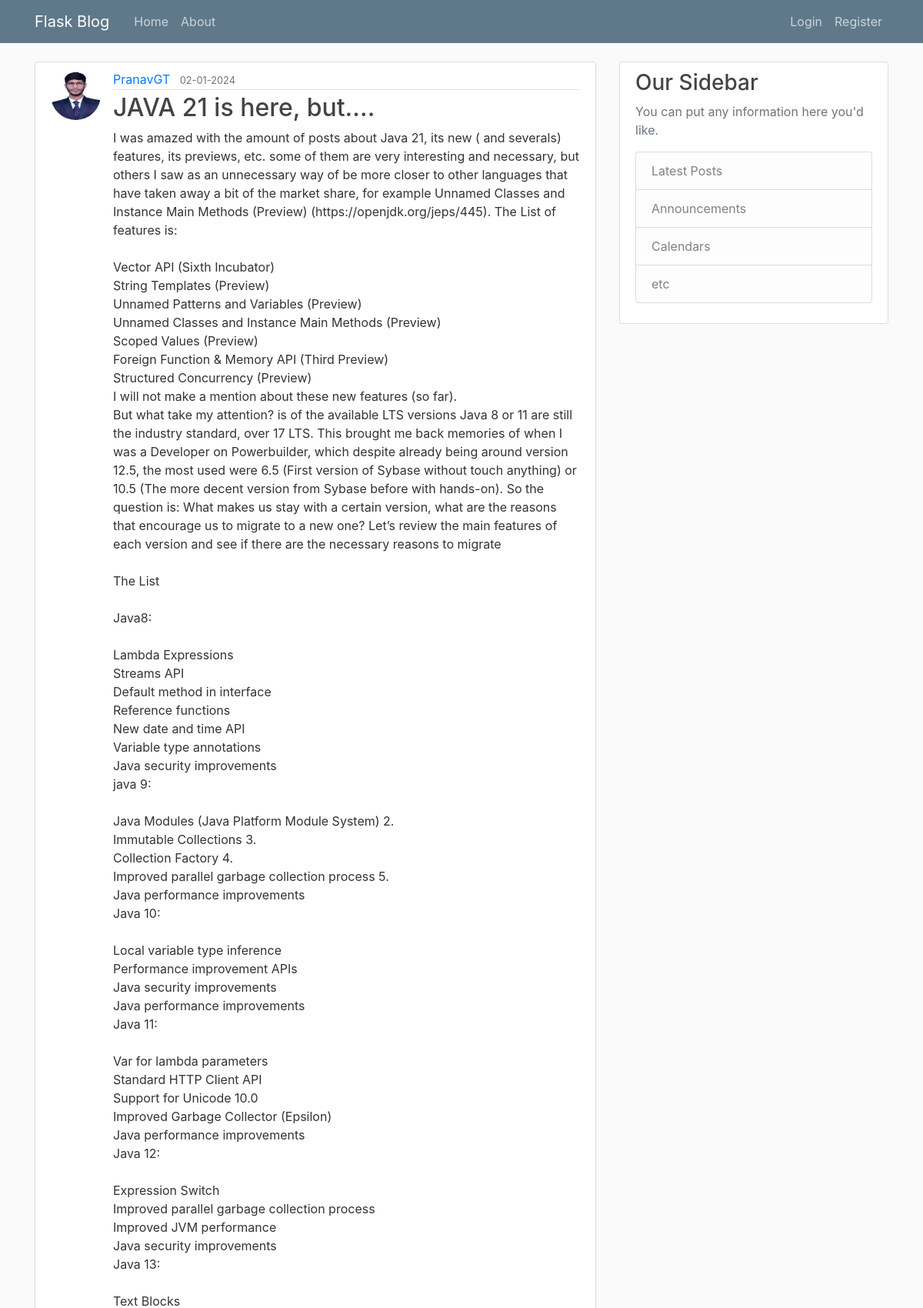
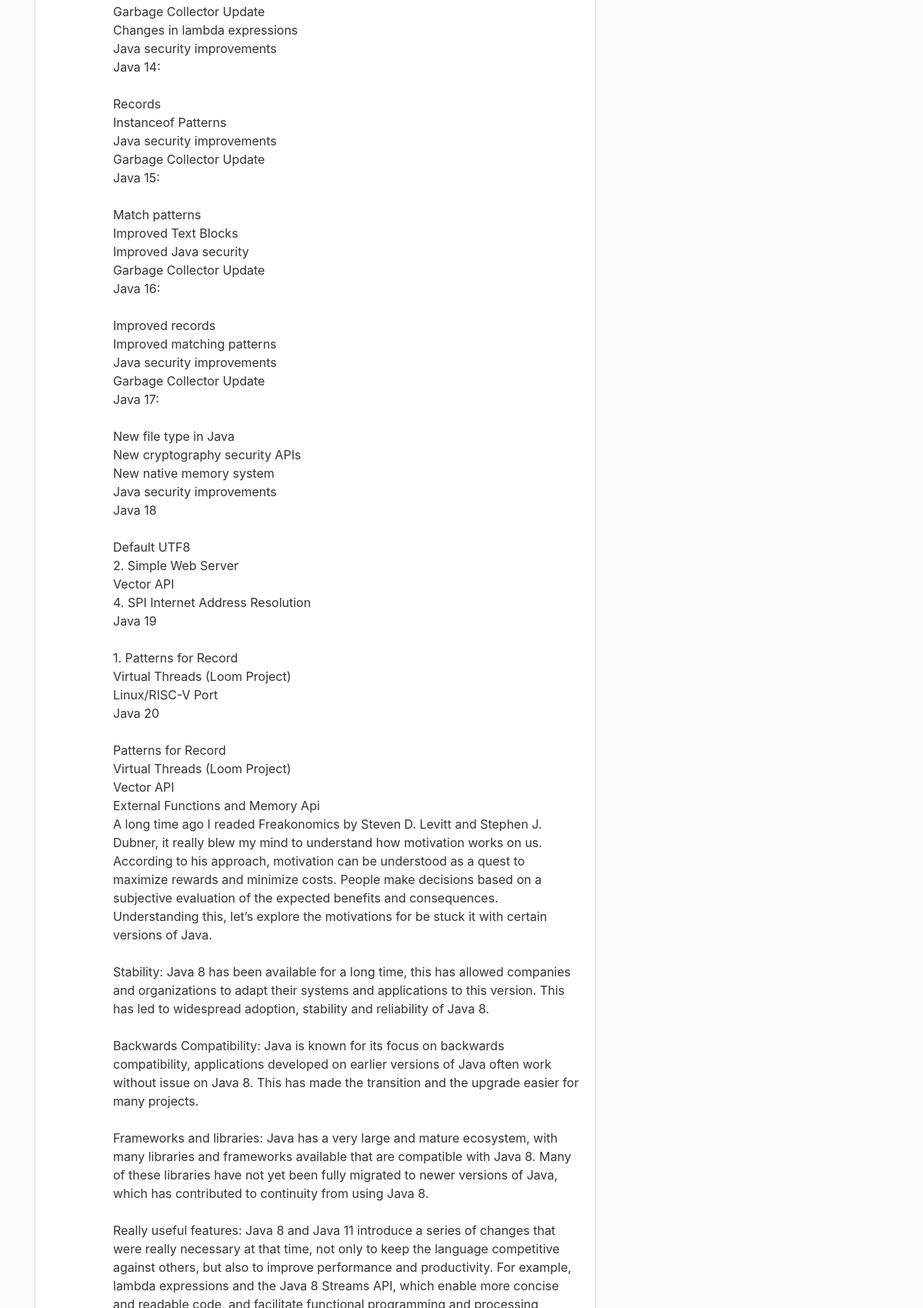
Page /post/7 (upper part) on the committed database (2 pictures, top to bottom).
### flaskblog/models.py (models this page shows, shortened)
class User(db.Model, UserMixin):
    id = db.Column(db.Integer, primary_key = True)
    username = db.Column(db.String(20), unique = True, nullable = False )
    email = db.Column(db.String(120), unique = True, nullable = False )
    image_file = db.Column(db.String(20), nullable=False, default='default.jpg')
    password = db.Column(db.String(60), nullable=False)
    posts = db.relationship('Post', backref='author', lazy=True)

class Post(db.Model):
    id = db.Column(db.Integer, primary_key = True)
    title = db.Column(db.String(100), nullable=False)
    date_posted = db.Column(db.DateTime, nullable=False, default=datetime.now)
    content = db.Column(db.Text, nullable=False)
    user_id = db.Column(db.Integer, db.ForeignKey('user.id'), nullable=False )

### flaskblog/routes.py (the view)
@app.route('/post/<int:post_id>')
def post(post_id):
    post = Post.query.get_or_404(post_id)
    return render_template('post.html', title = post.title, post=post)

### flaskblog/templates/post.html (shortened to what this page needs)
{% extends "layout.html" %}
{% block content %}
<article class="media content-section">
    <img src="{{ url_for('static', filename='profile_pics/' + post.author.image_file) }}"
        class="rounded-circle article-img">
    <div class="media-body">
        <div class="article-metadata">
            <a class="mr-2" href="{{ url_for('user_posts', username=post.author.username) }}">{{ post.author.username }}</a>
            <small class="text-muted">{{ post.date_posted.strftime('%d-%m-%Y') }}</small>
        </div>
        <h2 class="article-title">{{ post.title }}</h2>
        <p class="article-content">{{ post.content }}</p>
    </div>
</article>
{% endblock content %}

### flaskblog/static/main.css (style rules this page uses)
body { background: #fafafa; color: #333333; margin-top: 5rem; }
h1, h2, h3, h4, h5, h6 { color: #444444; }
.content-section { background: #ffffff; padding: 10px 20px; border: 1px solid #dddddd; border-radius: 3px; margin-bottom: 20px; }
.article-title { color: #444444; }
.article-content { white-space: pre-line; }
.article-img { height: 65px; width: 65px; margin-right: 16px; }
.article-metadata { padding-bottom: 1px; margin-bottom: 4px; border-bottom: 1px solid #e3e3e3 }

### rows in the picture
User: image_file (picture), author.username "PranavGT"
Post: date_posted "02-01-2024", title "JAVA 21 is here, but…."
